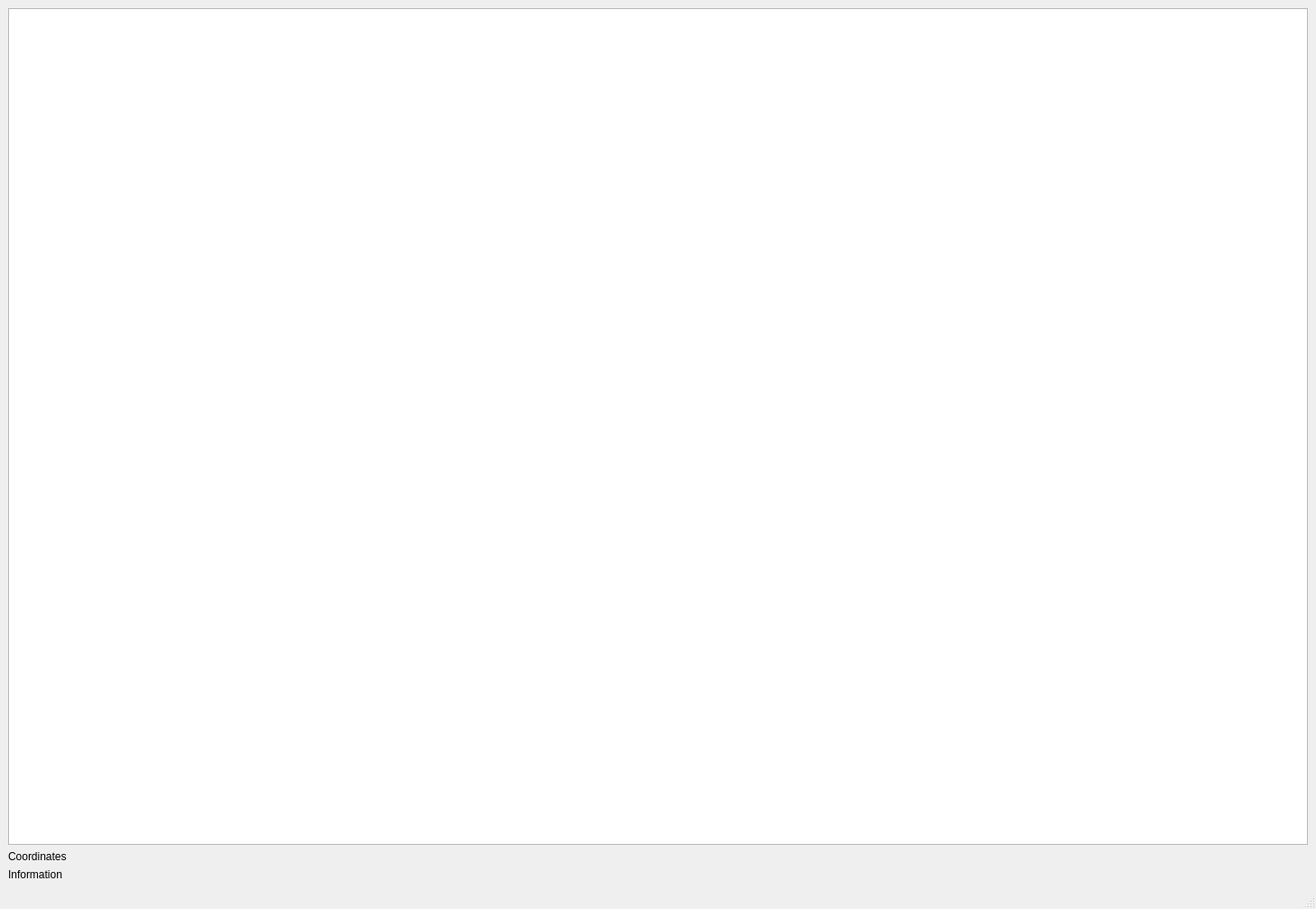
<?xml version="1.0" encoding="UTF-8"?>
<ui version="4.0">
 <class>MainWindow</class>
 <widget class="QMainWindow" name="MainWindow">
  <property name="geometry">
   <rect>
    <x>0</x>
    <y>0</y>
    <width>1457</width>
    <height>1006</height>
   </rect>
  </property>
  <property name="mouseTracking">
   <bool>true</bool>
  </property>
  <property name="windowTitle">
   <string>Maelir map editor</string>
  </property>
  <widget class="QWidget" name="centralwidget">
   <property name="sizePolicy">
    <sizepolicy hsizetype="Expanding" vsizetype="Expanding">
     <horstretch>0</horstretch>
     <verstretch>0</verstretch>
    </sizepolicy>
   </property>
   <property name="mouseTracking">
    <bool>true</bool>
   </property>
   <layout class="QVBoxLayout" name="verticalLayout">
    <item>
     <widget class="MapEditorGraphicsView" name="displayGraphicsView">
      <property name="mouseTracking">
       <bool>true</bool>
      </property>
      <property name="verticalScrollBarPolicy">
       <enum>Qt::ScrollBarAlwaysOff</enum>
      </property>
      <property name="horizontalScrollBarPolicy">
       <enum>Qt::ScrollBarAlwaysOff</enum>
      </property>
     </widget>
    </item>
    <item>
     <widget class="QLabel" name="coordinateLabel">
      <property name="text">
       <string>Coordinates</string>
      </property>
     </widget>
    </item>
    <item>
     <widget class="QLabel" name="informationLabel">
      <property name="text">
       <string>Information</string>
      </property>
     </widget>
    </item>
   </layout>
  </widget>
  <widget class="QMenuBar" name="menubar">
   <property name="geometry">
    <rect>
     <x>0</x>
     <y>0</y>
     <width>1457</width>
     <height>24</height>
    </rect>
   </property>
  </widget>
  <widget class="QStatusBar" name="statusbar"/>
 </widget>
 <customwidgets>
  <customwidget>
   <class>MapEditorGraphicsView</class>
   <extends>QGraphicsView</extends>
   <header location="global">mapeditor_graphicsview.hh</header>
  </customwidget>
 </customwidgets>
 <resources/>
 <connections/>
</ui>
